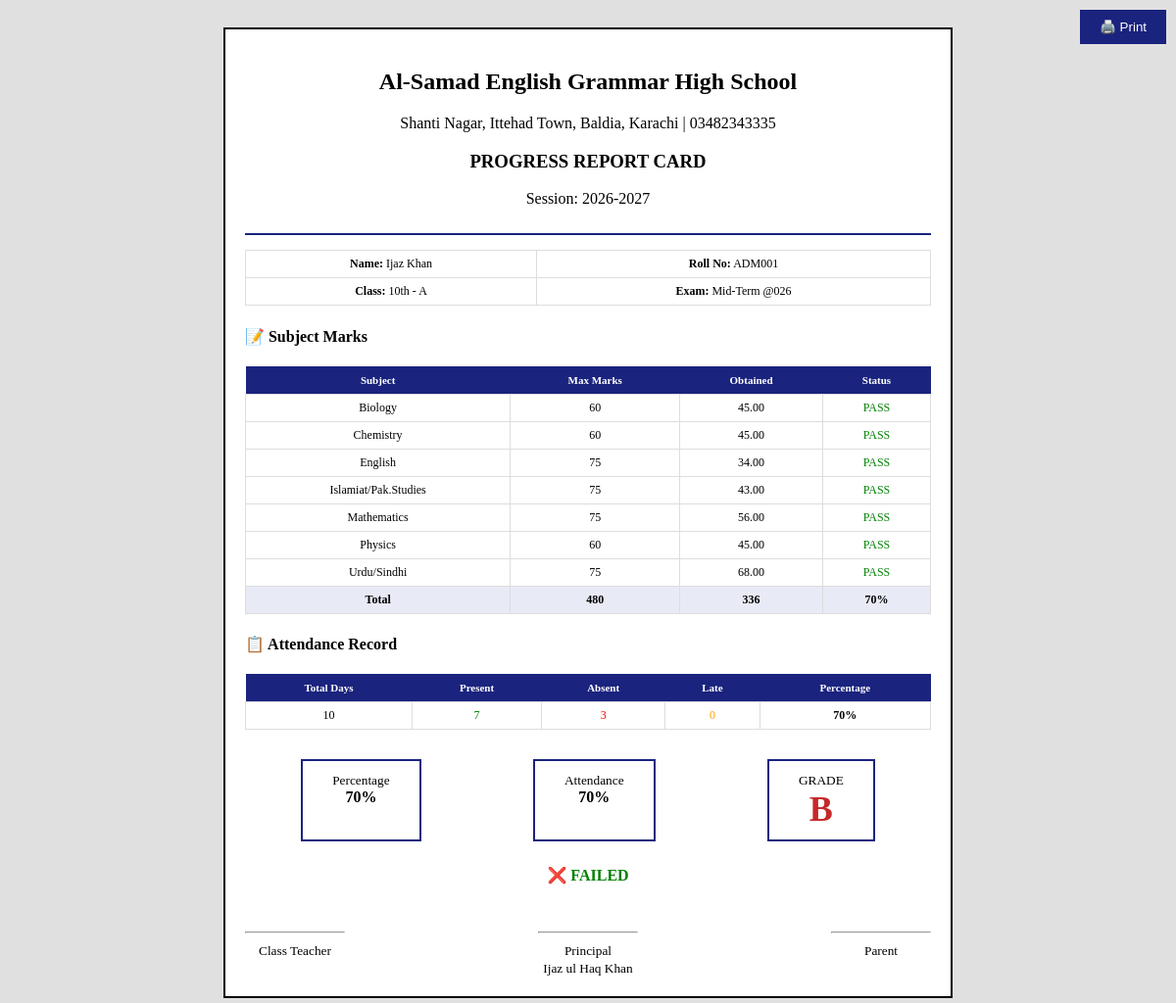
/modules/exams/student-report.php?student_id=6&exam=Mid-Term+@026 (signed in), run on the app's committed database.
### tables this page shows
CREATE TABLE `students` (
  `id` int(11) NOT NULL,
  `admission_no` varchar(20) NOT NULL,
  `first_name` varchar(50) NOT NULL,
  `last_name` varchar(50) DEFAULT NULL,
  `father_name` varchar(100) DEFAULT NULL,
  `mother_name` varchar(100) DEFAULT NULL,
  `dob` date DEFAULT NULL,
  `gender` enum('Male','Female','Other') DEFAULT NULL,
  `class` varchar(20) DEFAULT NULL,
  `section` varchar(10) DEFAULT NULL,
  `phone` varchar(20) DEFAULT NULL,
  `email` varchar(100) DEFAULT NULL,
  `address` text DEFAULT NULL,
  `photo` varchar(255) DEFAULT 'default.png',
  `admission_date` date DEFAULT NULL,
  `status` tinyint(4) DEFAULT 1,
  `created_at` timestamp NOT NULL DEFAULT current_timestamp()
);

CREATE TABLE `results` (
  `id` int(11) NOT NULL,
  `student_id` int(11) DEFAULT NULL,
  `exam_id` int(11) DEFAULT NULL,
  `subject_id` int(11) DEFAULT NULL,
  `marks_obtained` decimal(5,2) DEFAULT NULL,
  `grade` varchar(5) DEFAULT NULL,
  `remarks` text DEFAULT NULL
);

CREATE TABLE `subjects` (
  `id` int(11) NOT NULL,
  `subject_name` varchar(100) DEFAULT NULL,
  `max_marks` int(11) DEFAULT 75,
  `passing_marks` int(11) DEFAULT 33,
  `subject_type` enum('Written','Oral','Practical') DEFAULT 'Written',
  `class_group` varchar(50) DEFAULT NULL
);

CREATE TABLE `exams` (
  `id` int(11) NOT NULL,
  `exam_name` varchar(100) DEFAULT NULL,
  `exam_type` enum('Mid-Term','Final-Term','Test','Monthly') DEFAULT 'Test',
  `class_name` varchar(20) DEFAULT NULL,
  `section` varchar(10) DEFAULT NULL,
  `subject_id` int(11) DEFAULT NULL,
  `exam_date` date DEFAULT NULL,
  `max_marks` int(11) DEFAULT 75,
  `passing_marks` int(11) DEFAULT 33
);

### modules/exams/student-report.php (the view, shortened to what this page needs)
<?php
require_once '../../shared/config.php';
$student_id = $_GET['student_id'] ?? 0;
$exam_name = $_GET['exam'] ?? '';
$s = $conn->query("SELECT * FROM students WHERE id=$student_id")->fetch_assoc();
$marks_query = $conn->query("SELECT s.subject_name, e.max_marks, r.marks_obtained, e.passing_marks
    FROM results r JOIN exams e ON r.exam_id=e.id JOIN subjects s ON r.subject_id=s.id
    WHERE r.student_id=$student_id AND e.exam_name='$exam_name'");
$total_obt = 0; $total_max = 0;
$subjects = [];
while($m = $marks_query->fetch_assoc()) {
    $subjects[] = $m;
    $total_obt += $m['marks_obtained'];
    $total_max += $m['max_marks'];
}
$per = $total_max > 0 ? round(($total_obt/$total_max)*100) : 0;
$grade = $per>=90?'A+':($per>=80?'A':($per>=70?'B':($per>=60?'C':($per>=50?'D':($per>=40?'E':'F')))));
$att_query = $conn->query("SELECT
    COUNT(*) as total,
    SUM(CASE WHEN status='Present' THEN 1 ELSE 0 END) as present,
    SUM(CASE WHEN status='Absent' THEN 1 ELSE 0 END) as absent,
    SUM(CASE WHEN status='Late' THEN 1 ELSE 0 END) as late
    FROM attendance WHERE student_id=$student_id");
$att = $att_query->fetch_assoc();
$att_per = $att['total'] > 0 ? round(($att['present']/$att['total'])*100) : 0;
?>
<!DOCTYPE html>
<html>
<head>
</head>
<body>
<button class="print-btn" onclick="window.print()">🖨️ Print</button>
<div class="report">
    <div class="header">
        <h2><?php echo SCHOOL_NAME; ?></h2>
        <p><?php echo SCHOOL_ADDRESS; ?> | <?php echo SCHOOL_PHONE; ?></p>
        <h3>PROGRESS REPORT CARD</h3>
        <p>Session: <?php echo date('Y'); ?>-<?php echo date('Y')+1; ?></p>
    </div>
    <table>
        <tr><td><strong>Name:</strong> <?php echo $s['first_name'].' '.$s['last_name']; ?></td><td><strong>Roll No:</strong> <?php echo $s['admission_no']; ?></td></tr>
        <tr><td><strong>Class:</strong> <?php echo $s['class'].' - '.$s['section']; ?></td><td><strong>Exam:</strong> <?php echo $exam_name; ?></td></tr>
    </table>
    <h4>📝 Subject Marks</h4>
    <table>
        <tr><th>Subject</th><th>Max Marks</th><th>Obtained</th><th>Status</th></tr>
        <?php foreach($subjects as $sub):
            $pass = $sub['marks_obtained'] >= $sub['passing_marks'];
        ?>
            <tr>
                <td><?php echo $sub['subject_name']; ?></td>
                <td><?php echo $sub['max_marks']; ?></td>
                <td><?php echo $sub['marks_obtained']; ?></td>
                <td style="color:<?php echo $pass?'green':'red'; ?>;"><?php echo $pass?'PASS':'FAIL'; ?></td>
            </tr>
        <?php endforeach; ?>
        <tr class="total"><td>Total</td><td><?php echo $total_max; ?></td><td><?php echo $total_obt; ?></td><td><?php echo $per; ?>%</td></tr>
    </table>
    <h4>📋 Attendance Record</h4>
    <table>
        <tr><th>Total Days</th><th>Present</th><th>Absent</th><th>Late</th><th>Percentage</th></tr>
        <tr>
            <td><?php echo $att['total']; ?></td>
            <td style="color:green;"><?php echo $att['present']; ?></td>
            <td style="color:red;"><?php echo $att['absent']; ?></td>
            <td style="color:orange;"><?php echo $att['late']; ?></td>
            <td><strong><?php echo $att_per; ?>%</strong></td>
        </tr>
    </table>
    <div style="display:flex; justify-content:space-around; margin-top:20px;">
        <div class="result-box">
            <small>Percentage</small><br>
            <strong><?php echo $per; ?>%</strong>
        </div>
        <div class="result-box">
            <small>Attendance</small><br>
            <strong><?php echo $att_per; ?>%</strong>
        </div>
        <div class="result-box">
            <small>GRADE</small><br>
            <div class="grade"><?php echo $grade; ?></div>
        </div>
    </div>
    <p style="text-align:center; color:<?php echo $per>=40?'green':'red'; ?>; font-size:16px; font-weight:bold; margin-top:15px;">
        <?php echo $per>=40 && $att_per>=75 ? '✅ PASSED' : '❌ FAILED'; ?>
    </p>
    <div style="display:flex; justify-content:space-between; margin-top:40px;">
        <div style="text-align:center;"><hr width="100"><small>Class Teacher</small></div>
        <div style="text-align:center;"><hr width="100"><small>Principal<br><?php echo PRINCIPAL_NAME; ?></small></div>
        <div style="text-align:center;"><hr width="100"><small>Parent</small></div>
    </div>
</div>
</body>
</html>

### modules/exams/student-report.php (style rules this page uses)
body { font-family: 'Times New Roman', serif; background: #e0e0e0; padding: 20px; }
.report { max-width: 700px; margin: 0 auto; background: white; padding: 20px; border: 2px solid #000; }
.header { text-align: center; border-bottom: 2px solid #1a237e; padding-bottom: 10px; }
table { width: 100%; border-collapse: collapse; margin: 15px 0; }
th { background: #1a237e; color: white; padding: 8px; font-size: 11px; }
td { padding: 6px; border: 1px solid #ddd; text-align: center; font-size: 12px; }
.total { font-weight: bold; background: #e8eaf6; }
.result-box { display: inline-block; padding: 10px 30px; border: 2px solid #1a237e; margin: 10px; text-align: center; }
.grade { font-size: 36px; font-weight: bold; color: #c62828; }
.print-btn { position: fixed; top: 10px; right: 10px; padding: 10px 20px; background: #1a237e; color: white; border: none; cursor: pointer; }

### data on the page
students: first_name "Ijaz", last_name "Khan", admission_no "ADM001", class "10th", section "A"
results: subject.subject_name "Biology", exam.max_marks "60", marks_obtained "45.00", shows "PASS"
results: subject.subject_name "Chemistry", exam.max_marks "60", marks_obtained "45.00", shows "PASS"
results: subject.subject_name "English", exam.max_marks "75", marks_obtained "34.00", shows "PASS"
results: subject.subject_name "Islamiat/Pak.Studies", exam.max_marks "75", marks_obtained "43.00", shows "PASS"
results: subject.subject_name "Mathematics", exam.max_marks "75", marks_obtained "56.00", shows "PASS"
results: subject.subject_name "Physics", exam.max_marks "60", marks_obtained "45.00", shows "PASS"
results: subject.subject_name "Urdu/Sindhi", exam.max_marks "75", marks_obtained "68.00", shows "PASS"

### other printed values
SCHOOL_NAME "Al-Samad English Grammar High School"
SCHOOL_ADDRESS "Shanti Nagar, Ittehad Town, Baldia, Karachi"
SCHOOL_PHONE "03482343335"
$exam_name "Mid-Term @026"
$total_max "480"
$total_obt "336"
$per "70"
$att['total'] "10"
$att['present'] "7"
$att['absent'] "3"
$att['late'] "0"
$att_per "70"
$grade "B"
PRINCIPAL_NAME "Ijaz ul Haq Khan"
